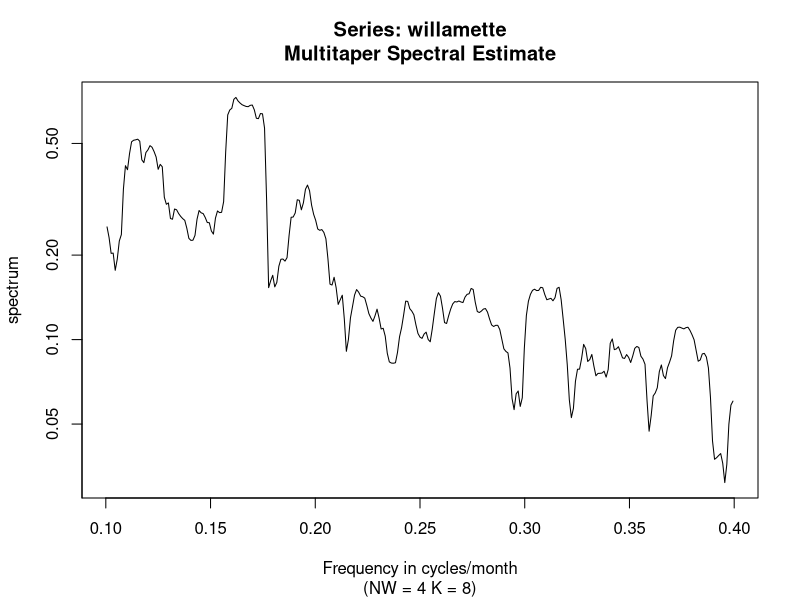
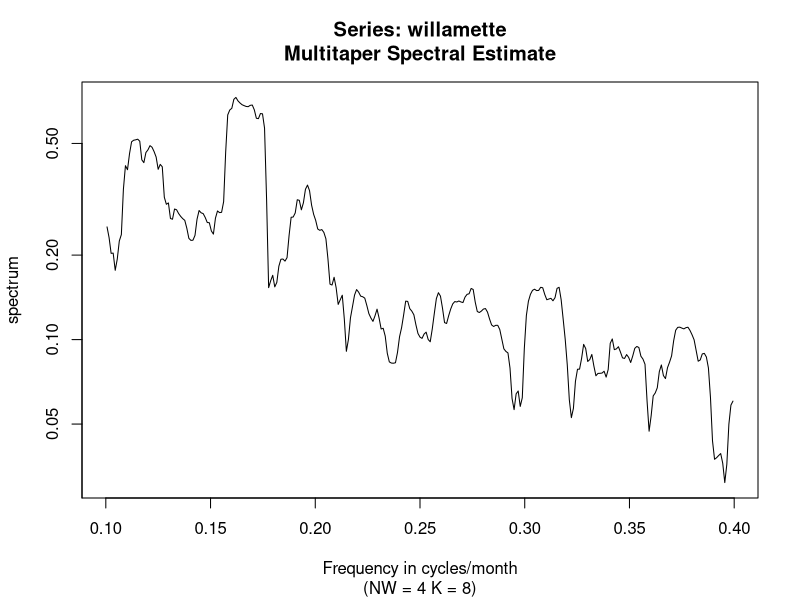
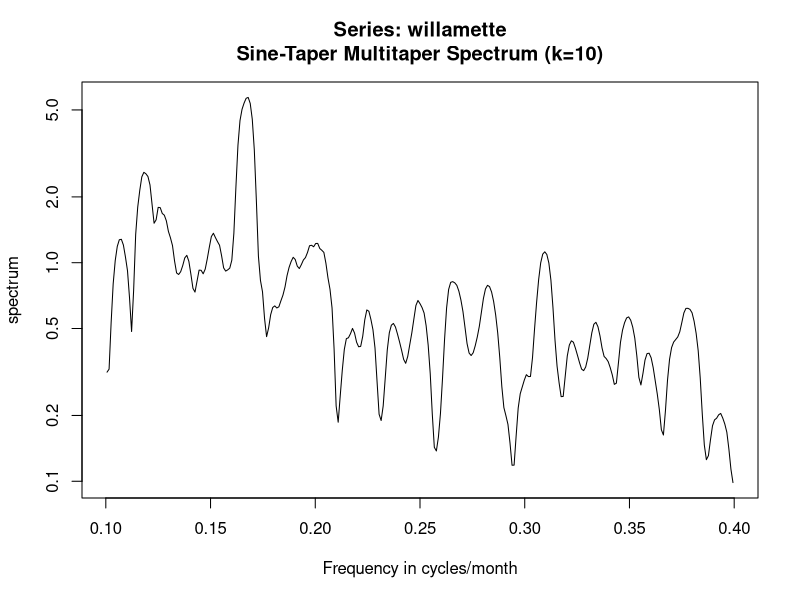

Generate these figures, in order, with R:
library(multitaper)


### Name: dropFreqs
### Title: Truncate mtm or mtm.coh Objects in Frequency
### Aliases: dropFreqs dropFreqs.default dropFreqs.spec dropFreqs.mtm
###   dropFreqs.mtm.coh
### Keywords: multitaper

### ** Examples

data(willamette)
mtm1 <- spec.mtm(willamette, nw=4.0, k=8, plot=FALSE, deltat=1.0, dtUnits="month")
mtm2 <- dropFreqs(mtm1, 0.1, 0.4)
plot(mtm2)

# another option
plot(dropFreqs(mtm1, 0.1, 0.4))

# using sine tapers
mtm.sine <- spec.mtm(willamette, k=10, plot=FALSE, deltat=1.0, dtUnits="month", 
                     taper="sine", sineAdaptive=FALSE, sineSmoothFact=0.05)
plot(dropFreqs(mtm.sine, 0.1, 0.4))                     
